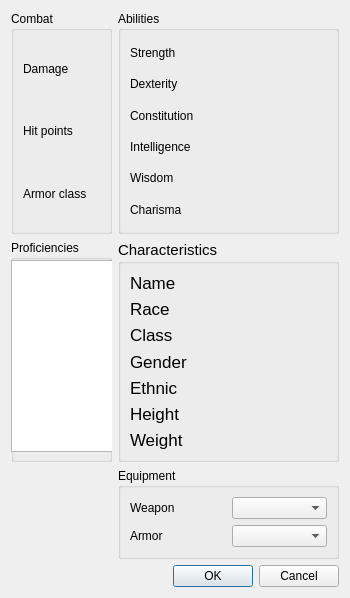
<?xml version="1.0" encoding="UTF-8"?>
<ui version="4.0">
 <class>character_Dialog</class>
 <widget class="QDialog" name="character_Dialog">
  <property name="geometry">
   <rect>
    <x>0</x>
    <y>0</y>
    <width>350</width>
    <height>598</height>
   </rect>
  </property>
  <property name="windowTitle">
   <string>Dialog</string>
  </property>
  <layout class="QGridLayout" name="gridLayout_7">
   <item row="3" column="0">
    <widget class="QGroupBox" name="combat_GroupBox">
     <property name="title">
      <string>Combat</string>
     </property>
     <layout class="QGridLayout" name="gridLayout_3">
      <property name="sizeConstraint">
       <enum>QLayout::SetMinAndMaxSize</enum>
      </property>
      <item row="2" column="1">
       <widget class="QLabel" name="ac_label">
        <property name="text">
         <string/>
        </property>
       </widget>
      </item>
      <item row="2" column="0">
       <widget class="QLabel" name="label_7">
        <property name="text">
         <string>Armor class</string>
        </property>
       </widget>
      </item>
      <item row="1" column="1">
       <widget class="QLabel" name="hp_label">
        <property name="text">
         <string/>
        </property>
       </widget>
      </item>
      <item row="1" column="0">
       <widget class="QLabel" name="label_11">
        <property name="text">
         <string>Hit points</string>
        </property>
       </widget>
      </item>
      <item row="0" column="0">
       <widget class="QLabel" name="label_12">
        <property name="text">
         <string>Damage</string>
        </property>
       </widget>
      </item>
      <item row="0" column="1">
       <widget class="QLabel" name="damage_label">
        <property name="text">
         <string/>
        </property>
       </widget>
      </item>
     </layout>
    </widget>
   </item>
   <item row="3" column="1">
    <widget class="QGroupBox" name="abilities_GroupBox">
     <property name="title">
      <string>Abilities</string>
     </property>
     <layout class="QGridLayout" name="gridLayout_2">
      <property name="sizeConstraint">
       <enum>QLayout::SetMinAndMaxSize</enum>
      </property>
      <item row="4" column="1">
       <widget class="QLabel" name="wis_label">
        <property name="text">
         <string/>
        </property>
       </widget>
      </item>
      <item row="3" column="0">
       <widget class="QLabel" name="label_4">
        <property name="text">
         <string>Intelligence</string>
        </property>
       </widget>
      </item>
      <item row="2" column="1">
       <widget class="QLabel" name="con_label">
        <property name="text">
         <string/>
        </property>
       </widget>
      </item>
      <item row="4" column="0">
       <widget class="QLabel" name="label_5">
        <property name="text">
         <string>Wisdom</string>
        </property>
       </widget>
      </item>
      <item row="0" column="1">
       <widget class="QLabel" name="str_label">
        <property name="text">
         <string/>
        </property>
       </widget>
      </item>
      <item row="5" column="0">
       <widget class="QLabel" name="label_6">
        <property name="text">
         <string>Charisma</string>
        </property>
       </widget>
      </item>
      <item row="2" column="0">
       <widget class="QLabel" name="label_3">
        <property name="text">
         <string>Constitution</string>
        </property>
       </widget>
      </item>
      <item row="5" column="1">
       <widget class="QLabel" name="cha_label">
        <property name="text">
         <string/>
        </property>
       </widget>
      </item>
      <item row="1" column="1">
       <widget class="QLabel" name="dex_label">
        <property name="text">
         <string/>
        </property>
       </widget>
      </item>
      <item row="3" column="1">
       <widget class="QLabel" name="int_label">
        <property name="text">
         <string/>
        </property>
       </widget>
      </item>
      <item row="0" column="0">
       <widget class="QLabel" name="label">
        <property name="text">
         <string>Strength</string>
        </property>
       </widget>
      </item>
      <item row="1" column="0">
       <widget class="QLabel" name="label_2">
        <property name="text">
         <string>Dexterity</string>
        </property>
       </widget>
      </item>
     </layout>
    </widget>
   </item>
   <item row="5" column="1">
    <widget class="QGroupBox" name="equipment_groupBox">
     <property name="title">
      <string>Equipment</string>
     </property>
     <layout class="QGridLayout" name="gridLayout_6">
      <property name="sizeConstraint">
       <enum>QLayout::SetMinAndMaxSize</enum>
      </property>
      <item row="0" column="0">
       <widget class="QLabel" name="label_20">
        <property name="text">
         <string>Weapon</string>
        </property>
       </widget>
      </item>
      <item row="0" column="1">
       <widget class="QComboBox" name="weapon_cbx"/>
      </item>
      <item row="1" column="0">
       <widget class="QLabel" name="label_21">
        <property name="text">
         <string>Armor</string>
        </property>
       </widget>
      </item>
      <item row="1" column="1">
       <widget class="QComboBox" name="armor_cbx"/>
      </item>
     </layout>
    </widget>
   </item>
   <item row="4" column="0">
    <widget class="QGroupBox" name="groupBox">
     <property name="title">
      <string>Proficiencies</string>
     </property>
     <widget class="QListWidget" name="proficienciesView">
      <property name="geometry">
       <rect>
        <x>0</x>
        <y>20</y>
        <width>256</width>
        <height>192</height>
       </rect>
      </property>
     </widget>
    </widget>
   </item>
   <item row="4" column="1">
    <widget class="QGroupBox" name="char_GroupBox">
     <property name="font">
      <font>
       <pointsize>11</pointsize>
      </font>
     </property>
     <property name="title">
      <string>Characteristics</string>
     </property>
     <layout class="QGridLayout" name="gridLayout">
      <property name="sizeConstraint">
       <enum>QLayout::SetMinAndMaxSize</enum>
      </property>
      <item row="6" column="0">
       <widget class="QLabel" name="label_18">
        <property name="font">
         <font>
          <pointsize>13</pointsize>
          <weight>50</weight>
          <bold>false</bold>
          <underline>false</underline>
         </font>
        </property>
        <property name="text">
         <string>Weight</string>
        </property>
       </widget>
      </item>
      <item row="0" column="0">
       <widget class="QLabel" name="label_17">
        <property name="font">
         <font>
          <pointsize>13</pointsize>
          <weight>50</weight>
          <bold>false</bold>
          <underline>false</underline>
          <kerning>true</kerning>
         </font>
        </property>
        <property name="text">
         <string>Name</string>
        </property>
       </widget>
      </item>
      <item row="5" column="1">
       <widget class="QLabel" name="height_label">
        <property name="text">
         <string/>
        </property>
       </widget>
      </item>
      <item row="5" column="0">
       <widget class="QLabel" name="label_19">
        <property name="font">
         <font>
          <pointsize>13</pointsize>
          <weight>50</weight>
          <bold>false</bold>
          <underline>false</underline>
         </font>
        </property>
        <property name="text">
         <string>Height</string>
        </property>
       </widget>
      </item>
      <item row="6" column="1">
       <widget class="QLabel" name="weight_label">
        <property name="text">
         <string/>
        </property>
       </widget>
      </item>
      <item row="3" column="1">
       <widget class="QLabel" name="gender_label">
        <property name="font">
         <font>
          <pointsize>13</pointsize>
         </font>
        </property>
        <property name="text">
         <string/>
        </property>
       </widget>
      </item>
      <item row="4" column="0">
       <widget class="QLabel" name="label_15">
        <property name="font">
         <font>
          <pointsize>13</pointsize>
          <weight>50</weight>
          <bold>false</bold>
          <underline>false</underline>
         </font>
        </property>
        <property name="text">
         <string>Ethnic</string>
        </property>
       </widget>
      </item>
      <item row="3" column="0">
       <widget class="QLabel" name="label_16">
        <property name="font">
         <font>
          <pointsize>13</pointsize>
          <weight>50</weight>
          <bold>false</bold>
          <underline>false</underline>
          <kerning>true</kerning>
         </font>
        </property>
        <property name="text">
         <string>Gender</string>
        </property>
       </widget>
      </item>
      <item row="4" column="1">
       <widget class="QLabel" name="ethnic_label">
        <property name="text">
         <string/>
        </property>
       </widget>
      </item>
      <item row="0" column="1">
       <widget class="QLabel" name="name_label">
        <property name="text">
         <string/>
        </property>
       </widget>
      </item>
      <item row="1" column="0">
       <widget class="QLabel" name="label_8">
        <property name="font">
         <font>
          <pointsize>13</pointsize>
          <weight>50</weight>
          <bold>false</bold>
          <underline>false</underline>
          <kerning>true</kerning>
         </font>
        </property>
        <property name="text">
         <string>Race</string>
        </property>
       </widget>
      </item>
      <item row="1" column="1">
       <widget class="QLabel" name="race_label">
        <property name="font">
         <font>
          <pointsize>13</pointsize>
          <weight>50</weight>
          <bold>false</bold>
          <underline>false</underline>
          <kerning>true</kerning>
         </font>
        </property>
        <property name="text">
         <string/>
        </property>
       </widget>
      </item>
      <item row="2" column="0">
       <widget class="QLabel" name="label_13">
        <property name="font">
         <font>
          <pointsize>13</pointsize>
          <weight>50</weight>
          <bold>false</bold>
          <underline>false</underline>
          <kerning>true</kerning>
         </font>
        </property>
        <property name="text">
         <string>Class</string>
        </property>
       </widget>
      </item>
      <item row="2" column="1">
       <widget class="QLabel" name="class_label">
        <property name="font">
         <font>
          <pointsize>13</pointsize>
          <weight>50</weight>
          <bold>false</bold>
          <underline>false</underline>
          <kerning>true</kerning>
         </font>
        </property>
        <property name="text">
         <string/>
        </property>
       </widget>
      </item>
     </layout>
    </widget>
   </item>
   <item row="6" column="1">
    <widget class="QDialogButtonBox" name="buttonBox">
     <property name="standardButtons">
      <set>QDialogButtonBox::Cancel|QDialogButtonBox::Ok</set>
     </property>
    </widget>
   </item>
   <item row="5" column="0">
    <widget class="QLabel" name="pictureLabel">
     <property name="text">
      <string/>
     </property>
     <property name="scaledContents">
      <bool>true</bool>
     </property>
    </widget>
   </item>
  </layout>
 </widget>
 <resources/>
 <connections/>
</ui>
